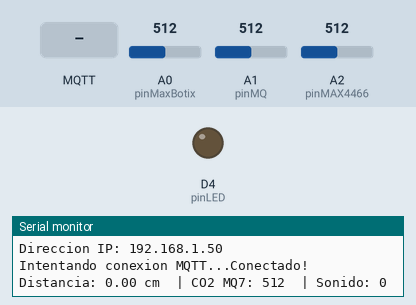
This sketch was run on a simulated Arduino MKR. Parts: output pins drawn as LEDs (lit = HIGH), the last lines printed to the serial monitor. The inputs (shaded band) are chosen by the test bench; at power-on: A0 (pinMaxBotix) = 512, A1 (pinMQ) = 512, A2 (pinMAX4466) = 512. WiFi joins after 1.5 s; servers stay silent unless stated; random numbers use the default seed unless the sketch sets one; no MQTT or app messages arrive unless stated.

Above: at 2.7 s.
2.8 s: MQTT message "ON" arrives on the first subscribed topic
At 3.3 s:
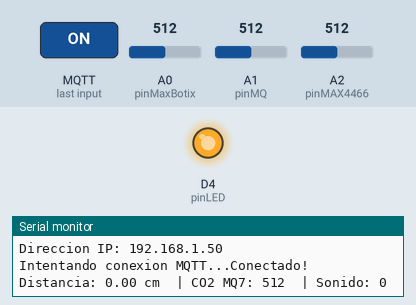
4.3 s: MQTT message "OFF" arrives on the first subscribed topic
At 5.5 s:
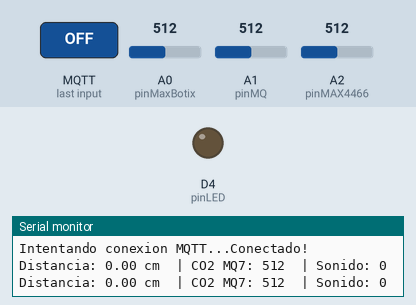
5.8 s: MQTT message "TOGGLE" arrives on the first subscribed topic
At 6.8 s:
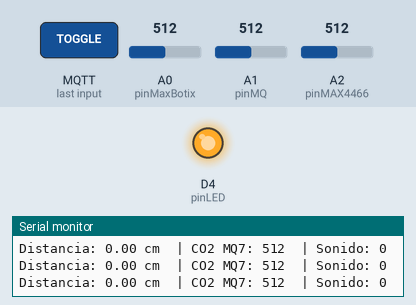
Timing chart, 0 to 8.8 s (numbered marks = the images above; inputs shaded):
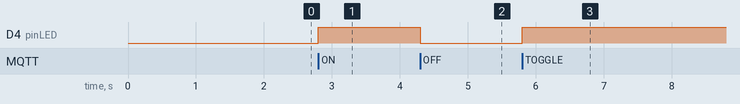

Measured:
- after the input at 2.8 s, D4 (pinLED): LOW → HIGH at once
- after the input at 4.3 s, D4 (pinLED): HIGH → LOW at once
- after the input at 5.8 s, D4 (pinLED): LOW → HIGH at once

The sketch:

ProyectoIOT.ino
```cpp
#include <SPI.h>
#include <WiFi101.h>
#include <PubSubClient.h>

// CONFIGURACION DE WI-FI Y MQTT
const char* ssid = "Casa_Meza";
const char* password = "18351835";
const char* mqtt_server = "192.168.1.8";
const int mqtt_port = 1883;

// CREDENCIALES MQTT
const char* mqtt_user = "mkr1000";
const char* mqtt_pass = "mkr1000_iot";

WiFiClient mkrClient;
PubSubClient client(mkrClient);

// DEFINICION DE PINES Y VARIABLES DE SENSORES
const int pinMaxBotix = A0;
const int pinMQ       = A1;
const int pinMAX4466  = A2;

// DEFINICION DE PINES Y ESTADO DEL LED
const int pinLED = 4;

bool estadoLED = false;
bool estadoLEDCambio = false;

float distanciaAnterior = 0;

// TOPICS MQTT (sensores reales: CO2 (MQ7), sonido, distancia ultrasonica)
const char* topicCO2        = "smarthome/equipo2/co2";
const char* topicSonido     = "smarthome/equipo2/sonido";
const char* topicDistancia  = "smarthome/equipo2/distancia";
const char* topicAlerta     = "smarthome/equipo2/alerta";
const char* topicLedSet     = "smarthome/equipo2/control/led";
const char* topicLedState   = "smarthome/equipo2/led/state";

const int sampleWindow = 50;
unsigned int sample;

unsigned long lastMsg = 0;
const long interval = 2000;

void setup_wifi() {
  delay(10);
  Serial.println();
  Serial.print("Conectando a ");
  Serial.println(ssid);
  WiFi.begin(ssid, password);
  while (WiFi.status() != WL_CONNECTED) {
    delay(500);
    Serial.print(".");
  }
  Serial.println("");
  Serial.println("Wi-Fi conectado.");
  Serial.print("Direccion IP: ");
  Serial.println(WiFi.localIP());
}

void mqttCallback(char* topic, byte* payload, unsigned int length) {
  String topico = String(topic);
  if (topico == topicLedSet) {
    String msg = "";
    for (unsigned int i = 0; i < length; i++) {
      msg += (char)payload[i];
    }
    msg.toUpperCase();
    if (msg == "ON") {
      estadoLED = true;
    } else if (msg == "OFF") {
      estadoLED = false;
    } else if (msg == "TOGGLE") {
      estadoLED = !estadoLED;
    }
    digitalWrite(pinLED, estadoLED ? HIGH : LOW);
    estadoLEDCambio = true;
  }
}

void reconnect() {
  while (!client.connected()) {
    Serial.print("Intentando conexion MQTT...");
    String clientId = "MKR1000Client-";
    clientId += String(random(0, 1000));
    // CONEXION CON USUARIO Y CONTRASEÑA
    if (client.connect(clientId.c_str(), mqtt_user, mqtt_pass)) {
      Serial.println("Conectado!");
      client.subscribe(topicLedSet);
      client.publish(topicLedState, estadoLED ? "ON" : "OFF");
    } else {
      Serial.print("Fallo, rc=");
      Serial.print(client.state());
      Serial.println(" reintentando en 5s...");
      delay(5000);
    }
  }
}

void setup() {
  Serial.begin(9600);
  while (!Serial) { ; }
  Serial.println("Iniciando sistema IoT...");
  pinMode(pinLED, OUTPUT);
  digitalWrite(pinLED, LOW);
  setup_wifi();
  client.setServer(mqtt_server, mqtt_port);
  client.setBufferSize(512);
  client.setCallback(mqttCallback);
}

void loop() {
  if (!client.connected()) {
    reconnect();
  }
  client.loop();

  if (estadoLEDCambio) {
    client.publish(topicLedState, estadoLED ? "ON" : "OFF");
    estadoLEDCambio = false;
  }

  unsigned long now = millis();
  if (now - lastMsg > interval) {
    lastMsg = now;

    // 1. SENSOR ULTRASONICO (MaxBotix)
    long sumaMaxBotix = 0;
    for (int i = 0; i < 5; i++) {
      sumaMaxBotix += analogRead(pinMaxBotix);
      delay(5);
    }
    int valorMaxBotix = sumaMaxBotix / 5;
    const float VCC_SENSOR = 3.3;
    float voltajeSalida = (valorMaxBotix * 3.3) / 1023.0;
    float pulgadas = voltajeSalida / (VCC_SENSOR / 512.0);
    float distanciaCm = pulgadas * 2.54;
    if (distanciaCm < 15.0 || distanciaCm > 645.0) distanciaCm = distanciaAnterior;
    distanciaAnterior = distanciaCm;

    // 2. SENSOR DE CO2 (MQ7)
    int valorCO2 = analogRead(pinMQ);

    // 3. SENSOR DE SONIDO (GY-MAX4466)
    unsigned long startMillis = millis();
    unsigned int signalMax = 0;
    unsigned int signalMin = 1023;
    while (millis() - startMillis < sampleWindow) {
      sample = analogRead(pinMAX4466);
      if (sample < 1024) {
        if (sample > signalMax) signalMax = sample;
        else if (sample < signalMin) signalMin = sample;
      }
    }
    unsigned int peakToPeak = signalMax - signalMin;
    int porcentajeSonido = (peakToPeak * 100) / 1023;

    // 4. IMPRIMIR RESULTADOS
    Serial.print("Distancia: "); Serial.print(distanciaCm); Serial.print(" cm");
    Serial.print("\t| CO2 MQ7: "); Serial.print(valorCO2);
    Serial.print("\t| Sonido: "); Serial.println(porcentajeSonido);

    // 5. PUBLICAR TOPICS
    client.publish(topicCO2,       String(valorCO2).c_str());
    client.publish(topicSonido,    String(porcentajeSonido).c_str());
    client.publish(topicDistancia, String(distanciaCm, 1).c_str());

    // 6. JSON COMBINADO
    String payload = "{";
    payload += "\"distancia\": " + String(distanciaCm) + ", ";
    payload += "\"co2\": " + String(valorCO2) + ", ";
    payload += "\"sonido\": " + String(porcentajeSonido);
    payload += "}";
    client.publish(topicAlerta, payload.c_str());
  }
}
```
